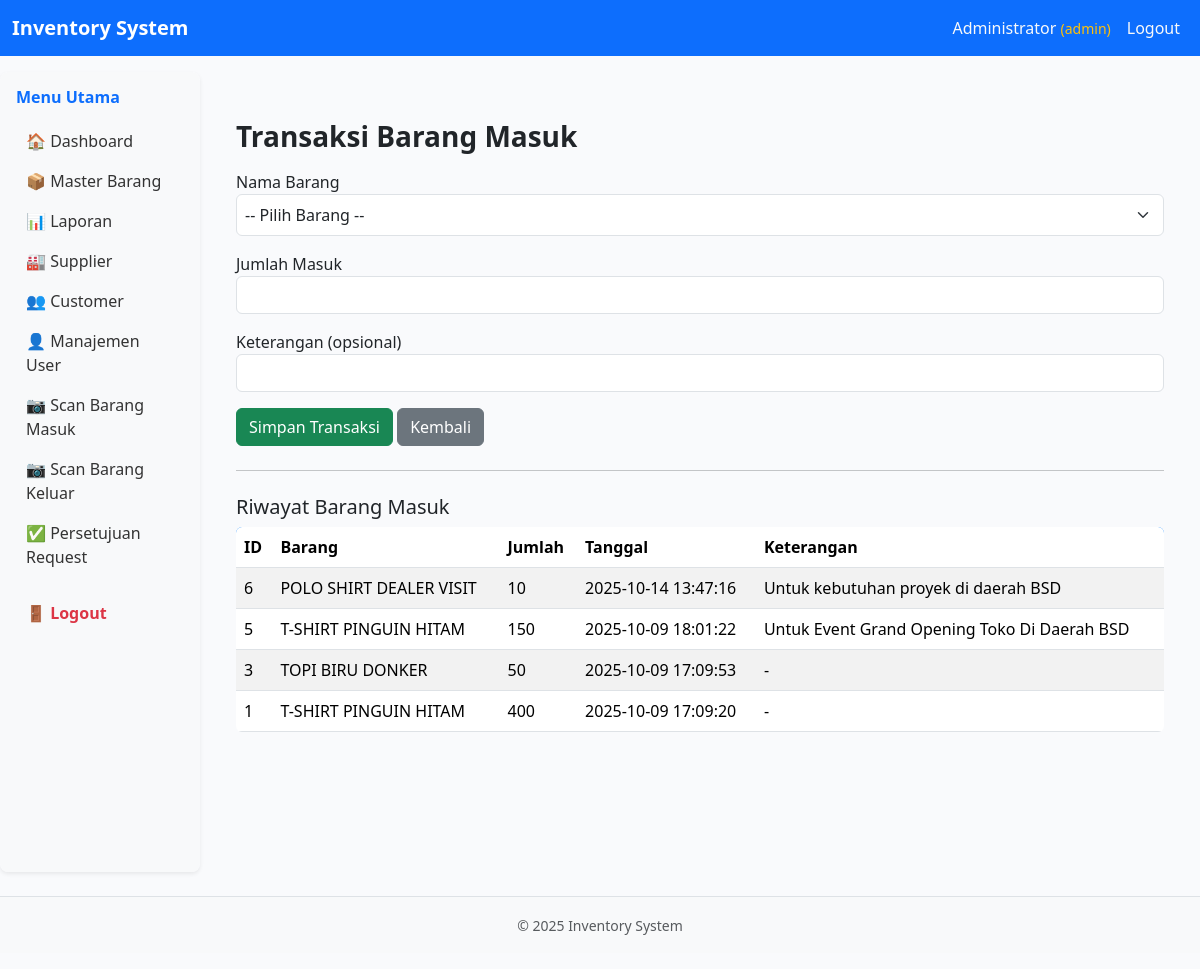
Screenshot of /pages/transaksi/barang_masuk.php (signed in) with the database file from the repository.
### tables this page shows
CREATE TABLE `transaksi` (
  `id_transaksi` int(11) NOT NULL,
  `id_barang` int(11) NOT NULL,
  `id_user` int(11) DEFAULT NULL,
  `jumlah` int(11) NOT NULL,
  `jenis` enum('masuk','keluar') NOT NULL,
  `keterangan` varchar(255) DEFAULT NULL,
  `tanggal_transaksi` datetime DEFAULT current_timestamp()
);

CREATE TABLE `barang` (
  `id_barang` int(11) NOT NULL,
  `kode_barang` varchar(50) DEFAULT NULL,
  `nama_barang` varchar(100) NOT NULL,
  `kategori` varchar(50) DEFAULT NULL,
  `satuan` varchar(20) DEFAULT NULL,
  `stok` int(11) DEFAULT 0,
  `harga` decimal(10,2) DEFAULT NULL,
  `barcode` varchar(255) DEFAULT NULL,
  `tgl_ditambahkan` timestamp NOT NULL DEFAULT current_timestamp()
);

### pages/transaksi/barang_masuk.php (the view, shortened to what this page needs)
<?php
require_once "../../config/db.php";
include "../../includes/header.php";
include "../../includes/sidebar.php";
?>
<div class="container mt-4">
    <h3>Transaksi Barang Masuk</h3>
    <form method="POST" class="mt-3">
        <div class="mb-3">
            <label>Nama Barang</label>
            <select name="id_barang" class="form-select" required>
                <option value="">-- Pilih Barang --</option>
            </select>
        </div>
        <div class="mb-3">
            <label>Jumlah Masuk</label>
            <input type="number" name="jumlah" class="form-control" required min="1">
        </div>
        <div class="mb-3">
            <label>Keterangan (opsional)</label>
            <input type="text" name="keterangan" class="form-control">
        </div>
        <button type="submit" class="btn btn-success">Simpan Transaksi</button>
        <a href="pages/master/barang.php" class="btn btn-secondary">Kembali</a>
    </form>
    <hr class="my-4">
    <h5>Riwayat Barang Masuk</h5>
    <table class="table table-striped mt-2">
        <thead>
            <tr>
                <th>ID</th>
                <th>Barang</th>
                <th>Jumlah</th>
                <th>Tanggal</th>
                <th>Keterangan</th>
            </tr>
        </thead>
        <tbody>
            <?php
            $result = mysqli_query($conn, "
                SELECT t.*, b.nama_barang
                FROM transaksi t
                JOIN barang b ON t.id_barang = b.id_barang
                WHERE t.jenis='masuk'
                ORDER BY t.tanggal_transaksi DESC
            ");
            while ($row = mysqli_fetch_assoc($result)):
            ?>
            <tr>
                <td><?= $row['id_transaksi'] ?></td>
                <td><?= htmlspecialchars($row['nama_barang']) ?></td>
                <td><?= $row['jumlah'] ?></td>
                <td><?= $row['tanggal_transaksi'] ?></td>
                <td><?= htmlspecialchars($row['keterangan'] ?: '-') ?></td>
            </tr>
            <?php endwhile; ?>
        </tbody>
    </table>
</div>
<?php include "../../includes/footer.php"; ?>

### assets/style.css (style rules this page uses)
.container { max-width: 100%; }
.table th, .table td { vertical-align: middle; }
select.form-select { padding: 8px; }
body { background-color: #f9fafc; }
h3, h2, h1 { color: #212529; font-weight: 600; }
.btn { border-radius: 6px; transition: all 0.2s ease-in-out; }
.table { border-radius: 6px; overflow: hidden; }
.table thead { background: #007bff; color: #fff; }
.table-striped tbody tr:nth-of-type(odd) { background-color: #f9fbff; }

### rows the page displays
transaksi: id_transaksi "6", id_barang.nama_barang "POLO SHIRT DEALER VISIT", jumlah "10", tanggal_transaksi "2025-10-14 13:47:16", keterangan "Untuk kebutuhan proyek di daerah BSD"
transaksi: id_transaksi "5", id_barang.nama_barang "T-SHIRT PINGUIN HITAM", jumlah "150", tanggal_transaksi "2025-10-09 18:01:22", keterangan "Untuk Event Grand Opening Toko Di Daerah BSD"
transaksi: id_transaksi "3", id_barang.nama_barang "TOPI BIRU DONKER", jumlah "50", tanggal_transaksi "2025-10-09 17:09:53", keterangan "-"
transaksi: id_transaksi "1", id_barang.nama_barang "T-SHIRT PINGUIN HITAM", jumlah "400", tanggal_transaksi "2025-10-09 17:09:20", keterangan "-"

### other values shown
$_SESSION['nama_lengkap'] "Administrator"
$_SESSION['role'] "admin"
